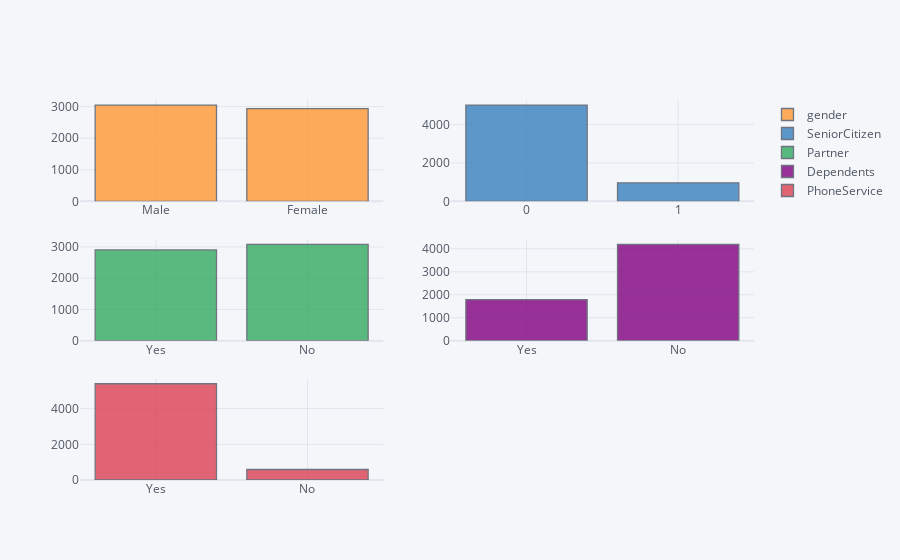

Notebook code cell kept with this figure:
### Code cell
#La repartition des données catégorielles
#
cat_cols_first = cat_cols.iloc[:, 0:5]
cat_cols_first.iplot(kind='histogram', subplots=True,bins=50)

### Figure 1 — Plotly figure (JSON) as saved in the notebook; plotly's stock layout.template omitted (floating-point values rounded to 4 significant figures; data arrays with more than 128 entries replaced by an {"elided": "..."} marker saying what was removed)
{"data": [{"histfunc": "count", "histnorm": "", "marker": {"color": "rgba(255, 153, 51, 1.0)", "line": {"color": "#4D5663", "width": 1.3}}, "name": "gender", "nbinsx": 50, "opacity": 0.8, "orientation": "v", "type": "histogram", "x": {"elided": "5986 str values"}, "xaxis": "x", "yaxis": "y"}, {"histfunc": "count", "histnorm": "", "marker": {"color": "rgba(55, 128, 191, 1.0)", "line": {"color": "#4D5663", "width": 1.3}}, "name": "SeniorCitizen", "nbinsx": 50, "opacity": 0.8, "orientation": "v", "type": "histogram", "x": {"elided": "5986 str values"}, "xaxis": "x2", "yaxis": "y2"}, {"histfunc": "count", "histnorm": "", "marker": {"color": "rgba(50, 171, 96, 1.0)", "line": {"color": "#4D5663", "width": 1.3}}, "name": "Partner", "nbinsx": 50, "opacity": 0.8, "orientation": "v", "type": "histogram", "x": {"elided": "5986 str values"}, "xaxis": "x3", "yaxis": "y3"}, {"histfunc": "count", "histnorm": "", "marker": {"color": "rgba(128, 0, 128, 1.0)", "line": {"color": "#4D5663", "width": 1.3}}, "name": "Dependents", "nbinsx": 50, "opacity": 0.8, "orientation": "v", "type": "histogram", "x": {"elided": "5986 str values"}, "xaxis": "x4", "yaxis": "y4"}, {"histfunc": "count", "histnorm": "", "marker": {"color": "rgba(219, 64, 82, 1.0)", "line": {"color": "#4D5663", "width": 1.3}}, "name": "PhoneService", "nbinsx": 50, "opacity": 0.8, "orientation": "v", "type": "histogram", "x": {"elided": "5986 str values"}, "xaxis": "x5", "yaxis": "y5"}], "layout": {"barmode": "overlay", "legend": {"bgcolor": "#F5F6F9", "font": {"color": "#4D5663"}}, "paper_bgcolor": "#F5F6F9", "plot_bgcolor": "#F5F6F9", "title": {"font": {"color": "#4D5663"}}, "xaxis": {"anchor": "y", "domain": [0, 0.45], "gridcolor": "#E1E5ED", "showgrid": true, "tickfont": {"color": "#4D5663"}, "title": {"font": {"color": "#4D5663"}, "text": ""}, "zerolinecolor": "#E1E5ED"}, "xaxis2": {"anchor": "y2", "domain": [0.55, 1], "gridcolor": "#E1E5ED", "showgrid": true, "tickfont": {"color": "#4D5663"}, "title": {"font": {"color": "#4D5663"}, "text": ""}, "zerolinecolor": "#E1E5ED"}, "xaxis3": {"anchor": "y3", "domain": [0, 0.45], "gridcolor": "#E1E5ED", "showgrid": true, "tickfont": {"color": "#4D5663"}, "title": {"font": {"color": "#4D5663"}, "text": ""}, "zerolinecolor": "#E1E5ED"}, "xaxis4": {"anchor": "y4", "domain": [0.55, 1], "gridcolor": "#E1E5ED", "showgrid": true, "tickfont": {"color": "#4D5663"}, "title": {"font": {"color": "#4D5663"}, "text": ""}, "zerolinecolor": "#E1E5ED"}, "xaxis5": {"anchor": "y5", "domain": [0, 0.45], "gridcolor": "#E1E5ED", "showgrid": true, "tickfont": {"color": "#4D5663"}, "title": {"font": {"color": "#4D5663"}, "text": ""}, "zerolinecolor": "#E1E5ED"}, "yaxis": {"anchor": "x", "domain": [0.7333, 1], "gridcolor": "#E1E5ED", "showgrid": true, "tickfont": {"color": "#4D5663"}, "title": {"font": {"color": "#4D5663"}, "text": ""}, "zerolinecolor": "#E1E5ED"}, "yaxis2": {"anchor": "x2", "domain": [0.7333, 1], "gridcolor": "#E1E5ED", "showgrid": true, "tickfont": {"color": "#4D5663"}, "title": {"font": {"color": "#4D5663"}, "text": ""}, "zerolinecolor": "#E1E5ED"}, "yaxis3": {"anchor": "x3", "domain": [0.3667, 0.6333], "gridcolor": "#E1E5ED", "showgrid": true, "tickfont": {"color": "#4D5663"}, "title": {"font": {"color": "#4D5663"}, "text": ""}, "zerolinecolor": "#E1E5ED"}, "yaxis4": {"anchor": "x4", "domain": [0.3667, 0.6333], "gridcolor": "#E1E5ED", "showgrid": true, "tickfont": {"color": "#4D5663"}, "title": {"font": {"color": "#4D5663"}, "text": ""}, "zerolinecolor": "#E1E5ED"}, "yaxis5": {"anchor": "x5", "domain": [0, 0.2667], "gridcolor": "#E1E5ED", "showgrid": true, "tickfont": {"color": "#4D5663"}, "title": {"font": {"color": "#4D5663"}, "text": ""}, "zerolinecolor": "#E1E5ED"}}}
